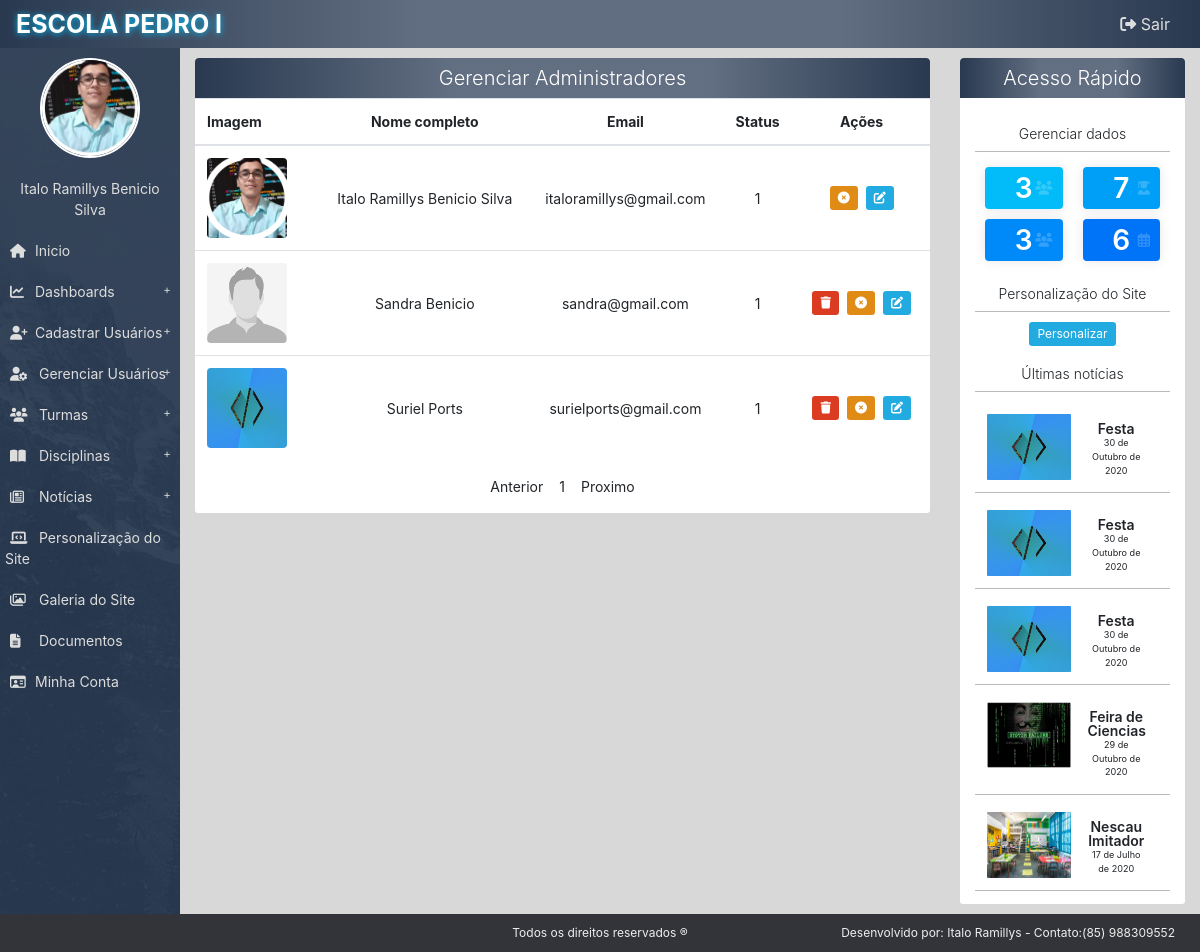
The page /painel/admin/gerenciar_adm (signed in) on the database as committed earlier.
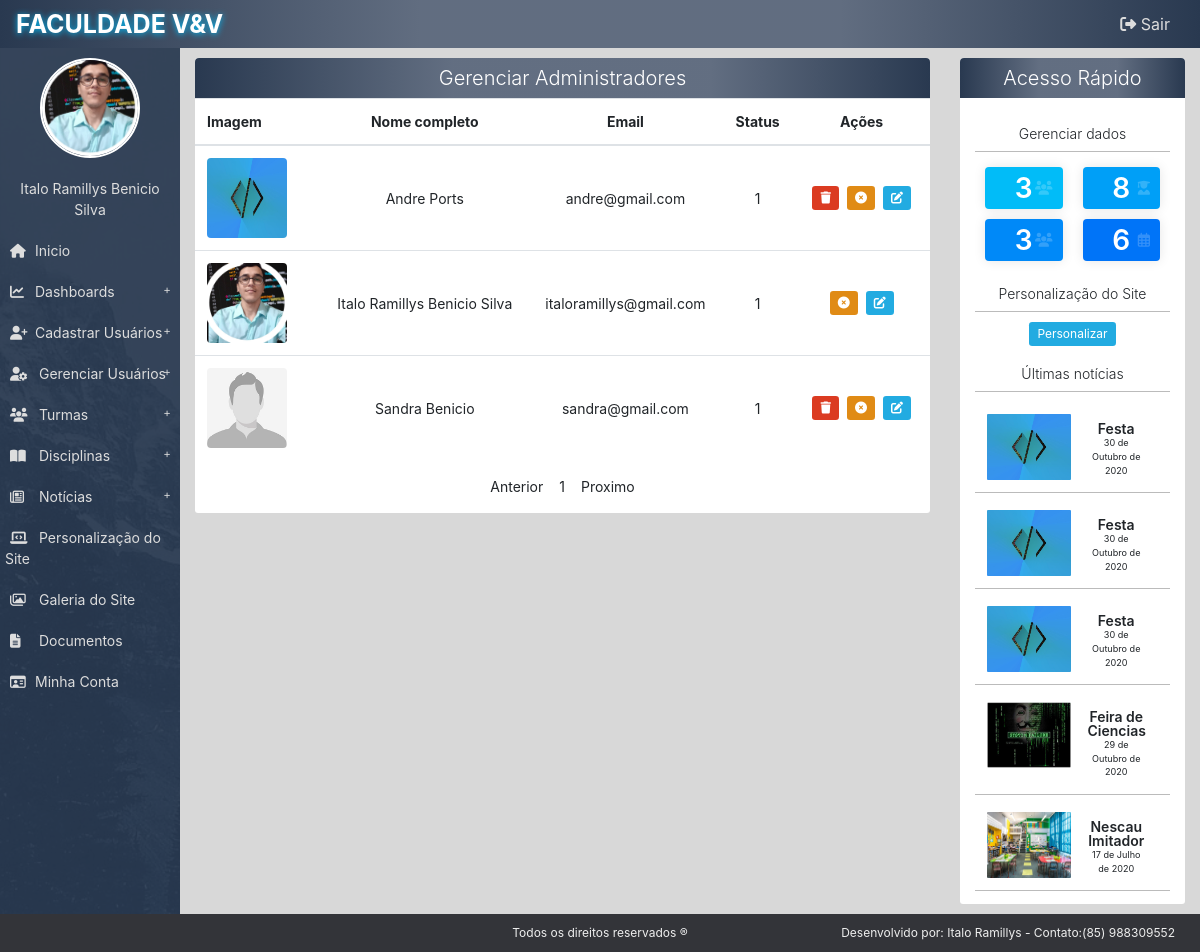
The same page on the database as committed later.
### tables this page shows
CREATE TABLE `config` (
  `title_site` varchar(25) NOT NULL,
  `img_school` varchar(200) NOT NULL,
  `img_featured_1` mediumtext NOT NULL,
  `img_featured_2` mediumtext NOT NULL,
  `img_featured_3` mediumtext NOT NULL,
  `desc_school` varchar(3000) NOT NULL,
  `phone_school_1` text NOT NULL,
  `phone_school_2` text DEFAULT NULL,
  `phone_school_3` text DEFAULT NULL,
  `img_local` mediumtext DEFAULT NULL,
  `txt_img_1` varchar(400) NOT NULL,
  `txt_img_2` varchar(400) NOT NULL,
  `txt_img_3` varchar(400) NOT NULL,
  `style` int(11) NOT NULL,
  `id_config` int(11) NOT NULL
);

CREATE TABLE `user` (
  `id` int(11) NOT NULL,
  `name` varchar(50) NOT NULL,
  `last_name` varchar(50) DEFAULT NULL,
  `login` varchar(16) NOT NULL,
  `pass` varchar(255) NOT NULL,
  `email` varchar(60) DEFAULT NULL,
  `birth` varchar(10) NOT NULL,
  `blood` varchar(3) DEFAULT NULL,
  `genre` varchar(1) NOT NULL,
  `rg` varchar(15) NOT NULL,
  `document` text NOT NULL,
  `address` varchar(255) NOT NULL,
  `img_profile` varchar(255) DEFAULT NULL,
  `type` int(11) NOT NULL,
  `std_style` int(11) DEFAULT NULL,
  `status` int(1) NOT NULL,
  `created_at` datetime NOT NULL DEFAULT current_timestamp(),
  `updated_at` datetime DEFAULT NULL ON UPDATE current_timestamp(),
  `id_author_insert` int(11) NOT NULL,
  `id_author_update` int(11) DEFAULT NULL
);

CREATE TABLE `news` (
  `id_news` int(11) NOT NULL,
  `title_news` varchar(30) NOT NULL,
  `slug_news` text NOT NULL,
  `desc_news` text NOT NULL,
  `img_news` varchar(255) DEFAULT NULL,
  `id_author` int(11) NOT NULL,
  `created_at` datetime NOT NULL DEFAULT current_timestamp(),
  `updated_at` datetime DEFAULT NULL
);

### painel/menu.php (called while the page is built, shortened)
<?php
$user_id = $_SESSION['user_id'];
$query_img_profile = "select img_profile from user where id = " . $user_id;
$stmt_img_profile  = $conn->query($query_img_profile);
$row_img_profile = $stmt_img_profile->fetch(PDO::FETCH_NUM);
?>
				<?= render_img(
					__DIR__ . "/../img/" . $row_img_profile[0],
					"http://localhost/sistema/img/" . $row_img_profile[0],
					"http://localhost/sistema/img/padrao/img-profile-default.jpg",
					"",
					'rounded-circle img-profile',
					100,
					100) ?>

### painel/admin/gerenciar_adm.php (the view, shortened to what the rows shown need)
<div class="container">
    <div class="row">
        <div class="col-md-9 col-12">
            <div class="box">
                <header class="div-title-box">
                    <h1 class="title-box-main  d-flex justify-content-center">Gerenciar Administradores</h1>
                </header>
                <div class="table-data">
                <?php
                    if(isset($configUrl[2])){
                        $page = $configUrl[2];
                    }else{
                        $page = 1;
                    }
                    $limit = 10;
                    $query_total = "select count(*) from user where type = 2";
                    $stmt_total = $conn->query($query_total);
                    $row_total = $stmt_total->fetch(PDO::FETCH_NUM);
                    $max_pages = ceil($row_total[0]/$limit);
                    if(($page > 0) && ($page <= $max_pages)){
                        $offset = ($page - 1)*$limit;
                        $query = "select * from user where type = 2 order by name, last_name limit " . $limit . " offset " . $offset;
                        $stmt = $conn->query($query);
                        if($page > 1){
                            $has_before = "<a href='{$configBase}/admin/gerenciar_aluno/" . ($page - 1) . "' class=>Anterior</a>";
                        }else{
                            $has_before = "<p>Anterior</p>";
                        }
                        if(($page + 1) <= $max_pages){
                            $has_after = "<a href='{$configBase}/admin/gerenciar_aluno/" . ($page + 1) . "' class=>Próximo</a>";
                        }else{
                            $has_after = "<p>Proximo</p>";
                        }
                    if($stmt->rowCount() > 0) {
                            $res = "<section>";
                            $res .= "<table id='table-scroll' class='table table-hover'><thead><tr><th>Imagem</th><th class='text-center'>Nome completo</th><th class='text-center'>Email</th><th class='text-center'>Status</th><th class='text-center'>Ações</th></tr></thead><tbody>";
                            while ($row = $stmt->fetch(PDO::FETCH_ASSOC)) {
                                    $img = $row['img_profile'];
                                    $name = $row['name'];
                                    $last_name = $row['last_name'];
                                    $email = $row['email'];
                                    $id_get = $row['id'];
                                    $status = $row['status'];
                                    $user = $row['login'];
                                    $id_cript_to_del = password_hash($id_get, PASSWORD_DEFAULT, array('cost' => 10));
                                    $id_cript_to_up = password_hash($id_get, PASSWORD_DEFAULT, array('cost' => 5));
                                    $imagem = render_img(__DIR__."/../../img/".$img,
                                                        "{$configBase}/../img/".$img,
                                                        "{$configBase}/../img/padrao/img-profile-default.jpg",
                                                        '',
                                                        'rounded',
                                                        80,
                                                        80
                                                        );
                                    $is_disable = "";
                                    $can_delete = "";
                                    if($id_get != $_SESSION['user_id']){
                                        $can_delete = "<button class='btn btn-sm m-1 btn-error delete' id={$id_cript_to_del} email-data={$email} data-toggle='tooltip' data-placement='top' title='Deletar usuário'><i class='fas fa-trash'></i></button>";
                                    }
                                    if(!$status){
                                        $is_disable = "<button class='btn btn-sm m-1 btn-success reactivate' id={$id_cript_to_up} email-data={$email} data-toggle='tooltip' data-placement='top' title='Reativar usuário' {$is_disable}><i class='fas fa-undo'></i></button>";
                                    }else{
                                        $is_disable = "<button class='btn btn-sm m-1 btn-warn disable-btn' id={$id_cript_to_up} email-data={$email} data-toggle='tooltip' data-placement='top' title='Desativar usuário' {$is_disable}><i class='fas fa-times-circle'></i></button>";
                                    }
                                    $res .= "<tr id='student-" . $user ."'><td>{$imagem}</td><td class='text-center'> ".$name." ".$last_name." </td><td class='text-center'> ".$email." </td><td class='text-center'> ".$status." </td><td class='text-center'>{$can_delete}{$is_disable}<a href='{$configBase}/admin/editar_conta/".$user."' class='btn btn-sm btn-primary m-1' data-toggle='tooltip' data-placement='top' title='Editar usuário'><i class='fas fa-edit'></i></a></td></tr>";
                                }
                            $res .= "</tbody></table></section>
                                    <div>
                                    </div>
                            <script type='text/javascript'>
                                $('.confirmation').on('click', function () {
                                    return confirm('Deseja realmente excluir?');
                                });
                            </script> ";
                            $res .= "<div class='col-12 d-flex justify-content-center my-3'> " . $has_before . " <p class='mx-3'> " . $page . " </p> " . $has_after . " </div>";
                            echo $res;
                        } else {
                            echo "Nenhum(a) " .$table. "  cadastrado(a) nesta escola";
                        }
                    }else{
                        echo "<div class='col-12 py-3'>A página desejada não está disponível</div>";
                    }
                    ?>
                </div>
            </div>
        </div>
        <div class="col-md-3">
            <?php require_once 'sidebar.php'; ?>
        </div>
    </div>
</div>

### painel/profile.php (shortened to what the rows shown need)
<header class='top'>
	<div class='container-top pl-3 py-2'>
        <div class='row' style='width: 100%;'>
    	    <div class='col-md-4 col-12 d-flex align-items-center justify-content-center justify-content-md-start'>
            	<header><h1  class='logo-text'><?=$title_site?></h1></header>
    	    </div>
        </div>
    </div>
</header>

### painel/functions.php (shortened to what the rows shown need)
<?php
function getStringDate($date){
	$array_months = ["Janeiro", "Fevereiro", "Março", "Abril", "Maio", "Junho", "Julho", "Agosto", "Setembro", "Outubro", "Novembro", "Dezembro"];
	$date = explode("-", $date);
	$string = $date[2] . " de " . $array_months[floor($date[1] - 1)] . " de " . $date[0];
	return $string;
}
function render_img($server_path_img, $relative_path_img, $path_img_aux, $id = null, $class = null, $width = null, $height = null){
	if(is_file($server_path_img)){
		return "<img src='{$relative_path_img}' class='{$class}' id='{$id}' width='{$width}' height='{$height}'>";
	}else{
		return "<img src='{$path_img_aux}' class='{$class}' id='{$id}' width='{$width}' height='{$height}'>";
	}
}

### painel/sidebar.php (shortened to what the rows shown need)
<div class="box" id="sidebar">
    <div class="div-title-box">
        <h1 class="title-box-main  d-flex justify-content-center">Acesso Rápido</h1>
    </div>
    <div class="container py-2">
	<?php
		$query_three_last_news = "select * from news order by `id_news` desc limit 5";
		$stmt = $conn->query($query_three_last_news);
	?>
	<div class='row'>
	  		<div class="col-12 d-flex flex-wrap">
		  	<?php
		  		while($result = $stmt->fetch(PDO::FETCH_ASSOC)){
		  			$r_img = $result['img_news'];
		  	?>
	  			<div class="news-sidebar">
		  			<div class="d-flex">
		  				<div class="img-news-sidebar">
			  				<img src="<?=$configBase.'/../img/'.$r_img?>">
			  			</div>
			  			<div class="text-news-sidebar py-2">
			  					<div class="col-12" style="font-size: 14px; line-height: 14px;">
				  					<a href="<?=$configBase.'/noticia/'.$result['slug_news']?>" class='titulo-ntc-sidebar'>
						  				<?=$result['title_news']?>
						  			</a>
			  					</div>
			  					<div class="col-12">
					  				<p id="date-news-sidebar">
					  					<?php
											$split_date = explode(" ", $result['created_at']);
					  						$date_sidebar = getStringDate($split_date[0]);
					  						echo $date_sidebar;
					  					?>
					  				</p>
			  					</div>
			  			</div>
		  			</div>
	  			</div>
			  	<?php
			  		}
			  	?>
	  		</div>
		</div>
	</div>
</div>

Rows that differ between the two databases and show on the page:
changed config: title_site "ESCOLA PEDRO I" → "FACULDADE V&V"
changed user "Ports": name "Suriel" → "Andre"; email "surielports@gmail.com" → "andre@gmail.com"; moves up the list
Other text that changed with them:
$count_aluno: "7" → "8"
